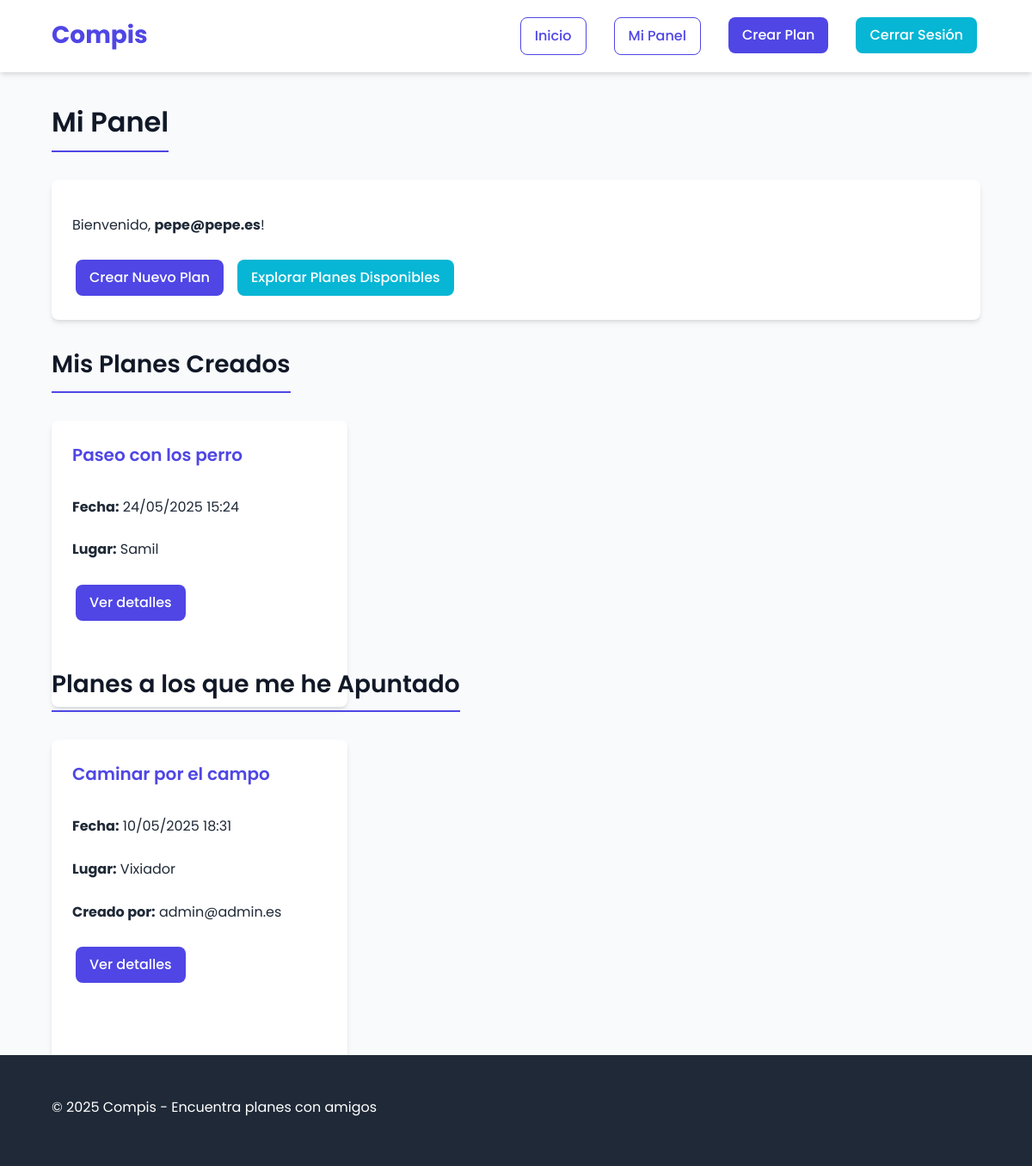
The page /index.php?action=dashboard (signed in) on the database its author committed.
### tables this page shows
CREATE TABLE `plans` (
  `id` int(11) NOT NULL AUTO_INCREMENT,
  `user_id` int(11) NOT NULL,
  `title` varchar(255) NOT NULL,
  `description` text NOT NULL,
  `plan_date` datetime NOT NULL,
  `location` varchar(255) NOT NULL,
  `max_capacity` int(11) NOT NULL,
  `created_at` timestamp NOT NULL DEFAULT current_timestamp(),
  PRIMARY KEY (`id`),
  KEY `user_id` (`user_id`),
  KEY `idx_plan_date` (`plan_date`),
  KEY `idx_plan_location` (`location`),
  CONSTRAINT `plans_ibfk_1` FOREIGN KEY (`user_id`) REFERENCES `users` (`id`) ON DELETE CASCADE
);

CREATE TABLE `users` (
  `id` int(11) NOT NULL AUTO_INCREMENT,
  `email` varchar(255) NOT NULL,
  `password` varchar(255) NOT NULL,
  `created_at` timestamp NOT NULL DEFAULT current_timestamp(),
  PRIMARY KEY (`id`),
  UNIQUE KEY `email` (`email`)
);

### src/controllers/UserController.php (called while the page is built, shortened)
<?php
require_once __DIR__ . '/../../config/database.php';
require_once __DIR__ . '/../models/Plan.php';
function showDashboard($pdo) {
    $userId = $_SESSION['user_id'];
    $planModel = new Plan($pdo);
    $createdPlans = $planModel->getPlansByUserId($userId);
    $joinedPlans = $planModel->getJoinedPlansByUserId($userId);
    $viewUserCreatedPlans = $createdPlans;
    $viewUserJoinedPlans = $joinedPlans;
}
if (isset($pdo)) {
    showDashboard($pdo);
} else {
    set_session_message('Error crítico: No se pudo establecer la conexión con la base de datos.', 'error');
    redirect('index.php?action=login');
}
?>

### src/models/Plan.php (called while the page is built, shortened)
<?php
class Plan {
    private $pdo;
    public function __construct(PDO $pdo) {
        $this->pdo = $pdo;
    }
    public function getPlansByUserId(int $userId): array {
        try {
            $stmt = $this->pdo->prepare(
                "SELECT id, title, description, plan_date, location, max_capacity, created_at
                 FROM plans
                 WHERE user_id = ?
                 ORDER BY plan_date DESC"
            );
            $stmt->execute([$userId]);
            return $stmt->fetchAll(PDO::FETCH_ASSOC);
        } catch (PDOException $e) {
            return [];
        }
    }
    public function getJoinedPlansByUserId(int $userId): array {
        try {
            $stmt = $this->pdo->prepare(
                "SELECT p.id, p.title, p.description, p.plan_date, p.location, p.max_capacity, p.created_at, u.email AS creator_email
                 FROM plans p
                 JOIN plan_registrations pr ON p.id = pr.plan_id
                 JOIN users u ON p.user_id = u.id
                 WHERE pr.user_id = ?
                 ORDER BY p.plan_date DESC"
            );
            $stmt->execute([$userId]);
            return $stmt->fetchAll(PDO::FETCH_ASSOC);
        } catch (PDOException $e) {
            return [];
        }
    }
}
?>

### src/views/dashboard.php (the view, shortened to what this page needs)
<?php
include_once __DIR__ . '/../../templates/header.php';
global $viewUserCreatedPlans, $viewUserJoinedPlans;
?>
<h2 class="page-title">Mi Panel</h2>
<div class="card" style="margin-bottom: 30px;">
    <div class="card-content">
        <p>Bienvenido, <strong><?php echo htmlspecialchars($_SESSION['user_email'] ?? 'Usuario'); ?></strong>!</p>
        <div class="plan-actions">
            <a href="index.php?action=create_plan" class="btn btn-primary">Crear Nuevo Plan</a>
            <a href="index.php?action=home" class="btn btn-secondary">Explorar Planes Disponibles</a>
        </div>
    </div>
</div>
<h3 class="page-title">Mis Planes Creados</h3>
<div class="plans-grid">
    <?php if (!empty($viewUserCreatedPlans)): ?>
        <?php foreach ($viewUserCreatedPlans as $plan): ?>
            <div class="card plan-card">
                <h4 class="card-title"><?php echo htmlspecialchars($plan['title']); ?></h4>
                <div class="card-content">
                    <p><strong>Fecha:</strong> <?php echo htmlspecialchars(date('d/m/Y H:i', strtotime($plan['plan_date']))); ?></p>
                    <p><strong>Lugar:</strong> <?php echo htmlspecialchars($plan['location']); ?></p>
                    <div class="plan-actions">
                        <a href="index.php?action=view_plan&id=<?php echo htmlspecialchars($plan['id']); ?>" class="btn btn-primary">Ver detalles</a>
                    </div>
                </div>
            </div>
        <?php endforeach; ?>
    <?php endif; ?>
</div>
<h3 class="page-title">Planes a los que me he Apuntado</h3>
<div class="plans-grid">
    <?php if (!empty($viewUserJoinedPlans)): ?>
        <?php foreach ($viewUserJoinedPlans as $plan): ?>
            <div class="card plan-card">
                <h4 class="card-title"><?php echo htmlspecialchars($plan['title']); ?></h4>
                <div class="card-content">
                    <p><strong>Fecha:</strong> <?php echo htmlspecialchars(date('d/m/Y H:i', strtotime($plan['plan_date']))); ?></p>
                    <p><strong>Lugar:</strong> <?php echo htmlspecialchars($plan['location']); ?></p>
                    <p><strong>Creado por:</strong> <?php echo htmlspecialchars($plan['creator_email']); ?></p>
                    <div class="plan-actions">
                        <a href="index.php?action=view_plan&id=<?php echo htmlspecialchars($plan['id']); ?>" class="btn btn-primary">Ver detalles</a>
                    </div>
                </div>
            </div>
        <?php endforeach; ?>
    <?php endif; ?>
</div>
<?php include_once __DIR__ . '/../../templates/footer.php'; ?>

### public/css/style.css (style rules this page uses)
:root { --primary: #4f46e5; --primary-hover: #4338ca; --secondary: #06b6d4; --secondary-hover: #0891b2; --success: #10b981; --success-hover: #059669; --danger: #ef4444; --danger-hover: #dc2626; --warning: #f59e0b; --warning-hover: #d97706; --gray-light: #f3f4f6; --gray: #9ca3af; --dark: #1f2937; --black: #111827; --white: #ffffff; --border-radius: 8px; --shadow: 0 4px 6px -1px rgba(0, 0, 0, 0.1), 0 2px 4px -1px rgba(0, 0, 0, 0.06); --shadow-lg: 0 10px 15px -3px rgba(0, 0, 0, 0.1), 0 4px 6px -2px rgba(0, 0, 0, 0.05); --transition: all 0.3s ease; --font-family: 'Poppins', -apple-system, BlinkMacSystemFont, 'Segoe UI', Roboto, Oxygen, Ubuntu, Cantarell, 'Open Sans', 'Helvetica Neue', sans-serif; }
body { font-family: var(--font-family); line-height: 1.6; color: var(--dark); background-color: #f8fafc; margin: 0; padding: 0; min-height: 100vh; display: flex; flex-direction: column; }
h1, h2, h3, h4, h5, h6 { font-weight: 600; margin-top: 0; margin-bottom: 0.75rem; color: var(--black); }
h2 { font-size: 2rem; }
h3 { font-size: 1.75rem; }
h4 { font-size: 1.5rem; }
p { margin-bottom: 1.5rem; }
.page-title { margin-bottom: 2rem; padding-bottom: 0.5rem; border-bottom: 2px solid var(--primary); display: inline-block; }
.card { background-color: var(--white); border-radius: var(--border-radius); box-shadow: var(--shadow); padding: 1.5rem; margin-bottom: 1.5rem; transition: var(--transition); }
.card-title { font-size: 1.25rem; margin-bottom: 1rem; color: var(--primary); }
.card-content { color: var(--dark); }
.btn { display: inline-block; padding: 0.5rem 1rem; font-size: 1rem; font-weight: 500; text-align: center; text-decoration: none; border-radius: var(--border-radius); cursor: pointer; transition: var(--transition); border: none; margin: 0.25rem; }
.btn-primary { background-color: var(--primary); color: var(--white); }
.btn-secondary { background-color: var(--secondary); color: var(--white); }
.plans-grid { display: grid; grid-template-columns: repeat(auto-fill, minmax(300px, 1fr)); gap: 1.5rem; }
.plan-card { height: 100%; display: flex; flex-direction: column; }
.plan-card .card-content { flex: 1; }
.plan-actions { margin-top: 1rem; display: flex; gap: 0.5rem; flex-wrap: wrap; }

### rows shown on the page
plans: title "Paseo con los perro", plan_date "24/05/2025 15:24", location "Samil"
plans: title "Caminar por el campo", plan_date "10/05/2025 18:31", location "Vixiador", user.email "admin@admin.es"

### other values the page prints
$_SESSION['user_email'] "pepe@pepe.es"
